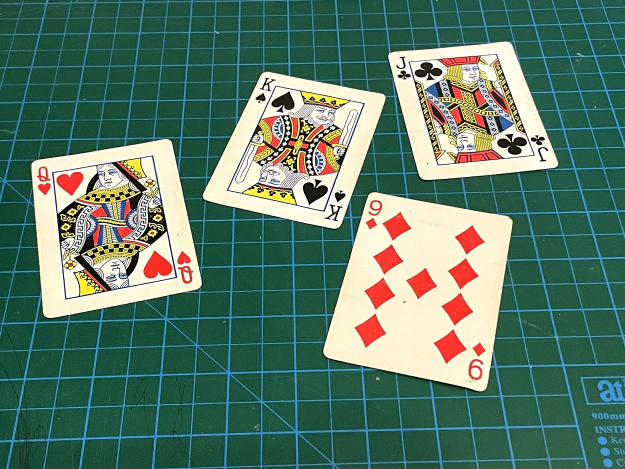
//> input picture OpenCV/testopencvcards.jpg, 1250 x 938 px (shown at 1/2 size)
$ ./cap6-color-detection   (built with g++ and OpenCV 4)
//> lines starting //> are read from the running program, lines starting //| are printed output that depends on the picture; after the words box and inside, x2 and y2 are one past the last pixel; in counts of white or black regions, pixels touching at a corner belong together
#include <iostream>
#include <string>

#include <opencv4/opencv2/highgui.hpp>
#include <opencv4/opencv2/imgcodecs.hpp>
#include <opencv4/opencv2/imgproc.hpp>

using namespace std;
using namespace cv;

int main(int argc, char const *argv[]) {
  string image_path = "testopencvcards.jpg";

  Mat img = imread(image_path);
//> img is the input picture: 938 rows x 1250 cols, CV_8UC3; mean B, G, R 104.7, 121.3, 89.3
  Mat imgHsv, mask;

  int hmin = 0, smin = 14, vmin = 151;
  int hmax = 209, smax = 121, vmax = 255;

  if (img.empty()) {
    cout << "Não foi possível ler a imagem: " << image_path << endl;
    return 1;
  }

  cvtColor(img, imgHsv, COLOR_BGR2HSV);
//> imgHsv: 938 rows x 1250 cols, CV_8UC3; mean H, S, V 66.1, 135.8, 130

  // essa função chamada Window cria uma janela que pode ser usada como um espaço reservado para imagens e
  // trackbars. As janelas criadas são referidas por seus nomes.
  namedWindow("Trackbars", (320, 240));

  // Cria um trackbar e o anexa à janela especificada.
  createTrackbar("Hue Min", "Trackbars", &hmin, 360);
  createTrackbar("Hue Max", "Trackbars", &hmax, 360);
  createTrackbar("Sat Min", "Trackbars", &smin, 255);
  createTrackbar("Sat Max", "Trackbars", &smax, 255);
  createTrackbar("Val Min", "Trackbars", &vmin, 255);
  createTrackbar("Val Max", "Trackbars", &vmax, 255);

  while (true) {
    Scalar lowerLimit(hmin, smin, vmin);
    Scalar upperLimit(hmax, smax, vmax);
    // Verifica se os elementos da matriz estão entre os elementos de duas outras matrizes.
    inRange(img, lowerLimit, upperLimit, mask);
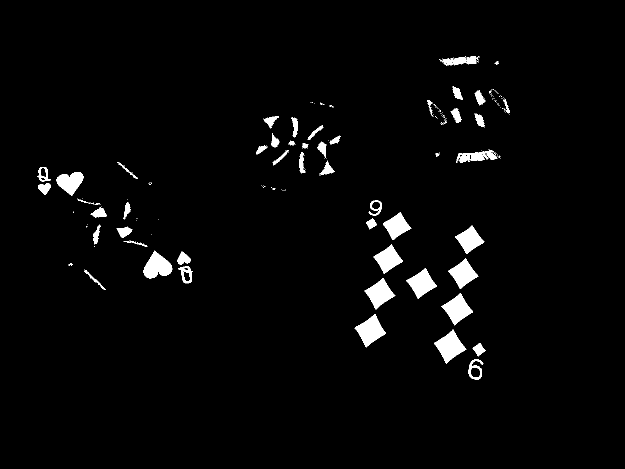
//> mask: 938 rows x 1250 cols, CV_8UC1 (shown at 1/2 size); 2.7% white; 215 white regions (165 under 20 px), largest, box (x1, y1, x2, y2) and area: (868, 659, 933, 728) 2136, (709, 628, 772, 695) 2070, (883, 586, 946, 651) 1961

    imshow("Image", img);
    imshow("Image HSV", imgHsv);
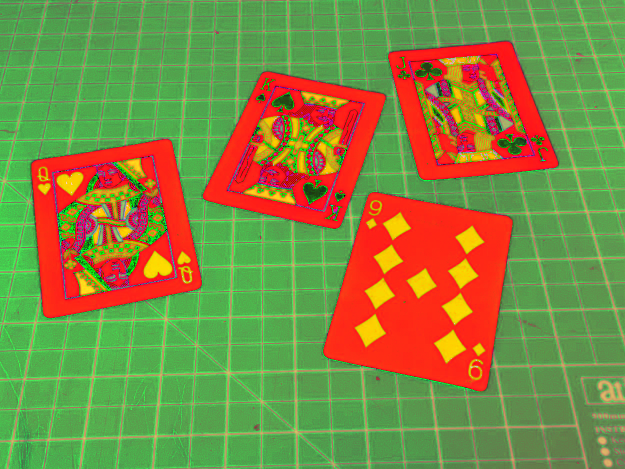
//> window 'Image HSV': 938 rows x 1250 cols, CV_8UC3 (shown at 1/2 size); mean B, G, R 66.1, 135.8, 130
    imshow("Image Mask", mask);

    waitKey(1); // 1ms
  }
  return 0;
}

$ run again, with OpenCV/murtazaface.png saved as OpenCV/testopencvcards.jpg
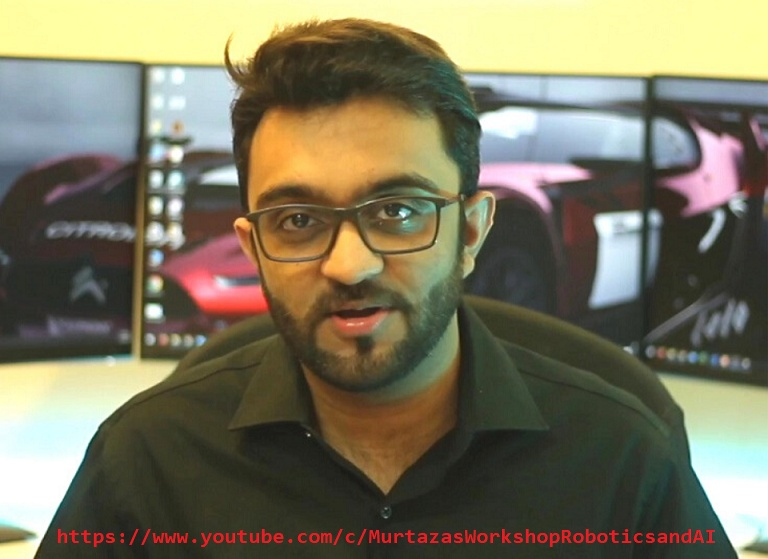
//> input picture OpenCV/murtazaface.png, 768 x 559 px
//> img is the input picture: 559 rows x 768 cols, CV_8UC3; mean B, G, R 94.1, 116.9, 121.9
//> imgHsv: 559 rows x 768 cols, CV_8UC3; mean H, S, V 47, 77.1, 128.7
//> `inRange(img, lowerLimit, upperLimit, mask);`:
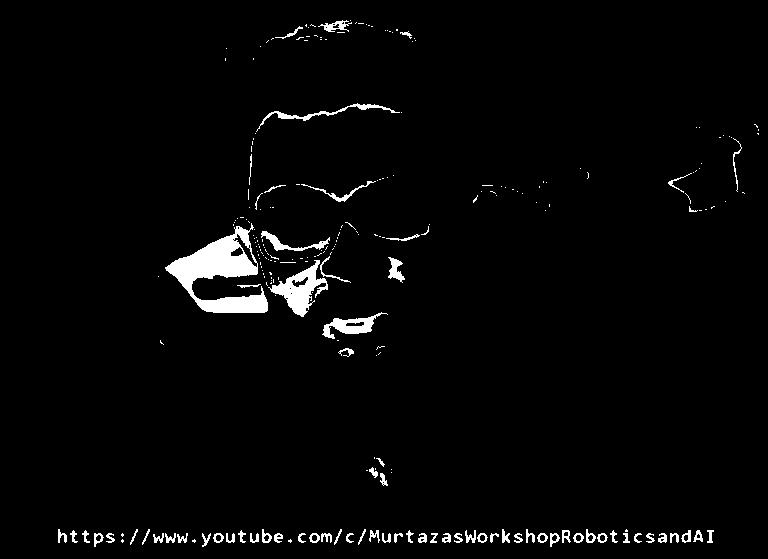
//> mask: 559 rows x 768 cols, CV_8UC1; 2.6% white; 248 white regions (173 under 20 px), largest, box (x1, y1, x2, y2) and area: (165, 223, 268, 313) 3839, (268, 260, 328, 317) 1296, (322, 312, 388, 339) 641
//> `imshow("Image HSV", imgHsv);`:
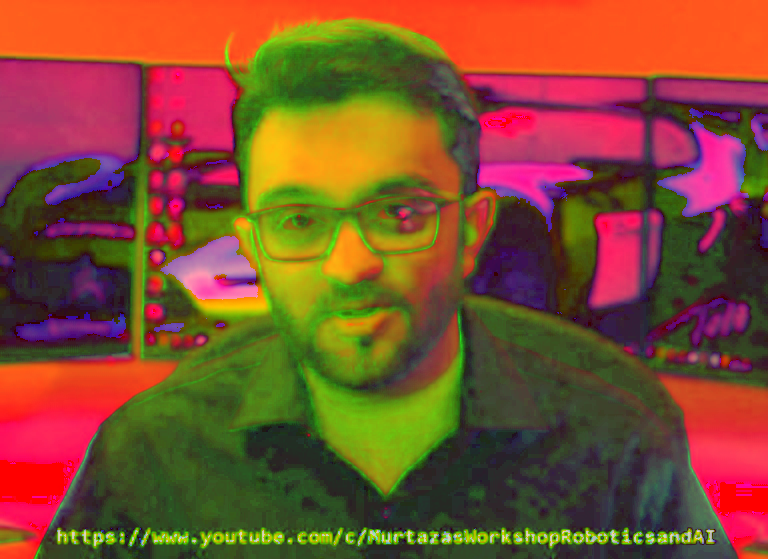
//> window 'Image HSV': 559 rows x 768 cols, CV_8UC3; mean B, G, R 47, 77.1, 128.7
